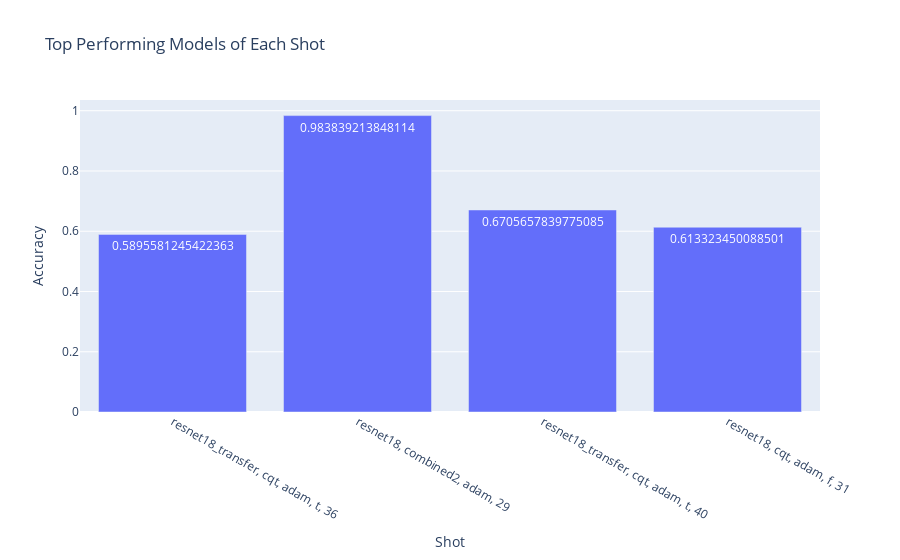

Source (notebook cell):
### Code cell
x = df["x_value"]
y = df["y_value"]

fig = go.Figure(
    data=[
        go.Bar(
            x=x,
            y=y,
            text=y,
            textposition="auto",
        )
    ]
)
fig.update_layout(
    title="Top Performing Models of Each Shot",
    xaxis_title="Shot",
    yaxis_title="Accuracy",
)
fig.show()

### Figure 1 — Plotly figure (JSON) as saved in the notebook; plotly's stock layout.template omitted (floating-point values rounded to 4 significant figures)
{"data": [{"text": [0.5896, 0.9838, 0.6706, 0.6133], "textposition": "auto", "type": "bar", "x": ["resnet18_transfer, cqt, adam, t, 36", "resnet18, combined2, adam, 29", "resnet18_transfer, cqt, adam, t, 40", "resnet18, cqt, adam, f, 31"], "y": [0.5896, 0.9838, 0.6706, 0.6133]}], "layout": {"title": {"text": "Top Performing Models of Each Shot"}, "xaxis": {"title": {"text": "Shot"}}, "yaxis": {"title": {"text": "Accuracy"}}}}
